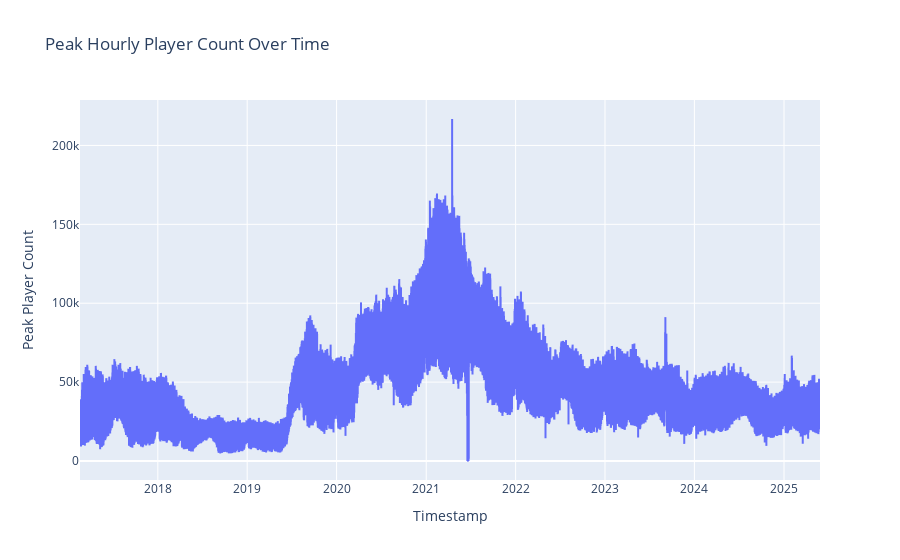

Notebook code cell kept with this figure:
### Markdown cell above
## Basic Plots

### Code cell
fig = px.line(df, x="Timestamp", y="Peak Player Count", title="Peak Hourly Player Count Over Time")
fig

### Figure 1 — Plotly figure (JSON) as saved in the notebook; plotly's stock layout.template omitted (floating-point values rounded to 4 significant figures; data arrays with more than 128 entries replaced by an {"elided": "..."} marker saying what was removed)
{"data": [{"hovertemplate": "Timestamp=%{x}<br>Peak Player Count=%{y}<extra></extra>", "legendgroup": "", "line": {"color": "#636efa", "dash": "solid"}, "marker": {"symbol": "circle"}, "mode": "lines", "name": "", "showlegend": false, "type": "scattergl", "x": {"elided": "72522 str values"}, "xaxis": "x", "y": {"elided": "72522 float values"}, "yaxis": "y"}], "layout": {"legend": {"tracegroupgap": 0}, "title": {"text": "Peak Hourly Player Count Over Time"}, "xaxis": {"anchor": "y", "domain": [0, 1], "title": {"text": "Timestamp"}}, "yaxis": {"anchor": "x", "domain": [0, 1], "title": {"text": "Peak Player Count"}}}}
